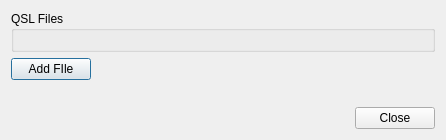
<?xml version="1.0" encoding="UTF-8"?>
<ui version="4.0">
 <class>PaperQSLDialog</class>
 <widget class="QDialog" name="PaperQSLDialog">
  <property name="geometry">
   <rect>
    <x>0</x>
    <y>0</y>
    <width>446</width>
    <height>140</height>
   </rect>
  </property>
  <property name="windowTitle">
   <string>Paper QSLs</string>
  </property>
  <property name="modal">
   <bool>true</bool>
  </property>
  <layout class="QVBoxLayout" name="verticalLayout_2">
   <item>
    <widget class="QGroupBox" name="groupBox">
     <property name="title">
      <string>QSL Files</string>
     </property>
     <layout class="QVBoxLayout" name="verticalLayout">
      <item>
       <layout class="QVBoxLayout" name="filesListLayout"/>
      </item>
     </layout>
    </widget>
   </item>
   <item>
    <layout class="QHBoxLayout" name="horizontalLayout">
     <item>
      <widget class="QPushButton" name="addFileButton">
       <property name="text">
        <string>Add FIle</string>
       </property>
       <property name="icon">
        <iconset theme="folder-open"/>
       </property>
      </widget>
     </item>
     <item>
      <spacer name="horizontalSpacer">
       <property name="orientation">
        <enum>Qt::Horizontal</enum>
       </property>
       <property name="sizeHint" stdset="0">
        <size>
         <width>40</width>
         <height>20</height>
        </size>
       </property>
      </spacer>
     </item>
    </layout>
   </item>
   <item>
    <spacer name="verticalSpacer">
     <property name="orientation">
      <enum>Qt::Vertical</enum>
     </property>
     <property name="sizeHint" stdset="0">
      <size>
       <width>20</width>
       <height>40</height>
      </size>
     </property>
    </spacer>
   </item>
   <item>
    <widget class="QDialogButtonBox" name="buttonBox">
     <property name="orientation">
      <enum>Qt::Horizontal</enum>
     </property>
     <property name="standardButtons">
      <set>QDialogButtonBox::Close</set>
     </property>
    </widget>
   </item>
  </layout>
 </widget>
 <resources/>
 <connections>
  <connection>
   <sender>buttonBox</sender>
   <signal>accepted()</signal>
   <receiver>PaperQSLDialog</receiver>
   <slot>accept()</slot>
   <hints>
    <hint type="sourcelabel">
     <x>248</x>
     <y>254</y>
    </hint>
    <hint type="destinationlabel">
     <x>157</x>
     <y>274</y>
    </hint>
   </hints>
  </connection>
  <connection>
   <sender>buttonBox</sender>
   <signal>rejected()</signal>
   <receiver>PaperQSLDialog</receiver>
   <slot>reject()</slot>
   <hints>
    <hint type="sourcelabel">
     <x>316</x>
     <y>260</y>
    </hint>
    <hint type="destinationlabel">
     <x>286</x>
     <y>274</y>
    </hint>
   </hints>
  </connection>
  <connection>
   <sender>addFileButton</sender>
   <signal>clicked()</signal>
   <receiver>PaperQSLDialog</receiver>
   <slot>addFileClick()</slot>
   <hints>
    <hint type="sourcelabel">
     <x>49</x>
     <y>74</y>
    </hint>
    <hint type="destinationlabel">
     <x>264</x>
     <y>168</y>
    </hint>
   </hints>
  </connection>
 </connections>
 <slots>
  <slot>addFileClick()</slot>
 </slots>
</ui>
